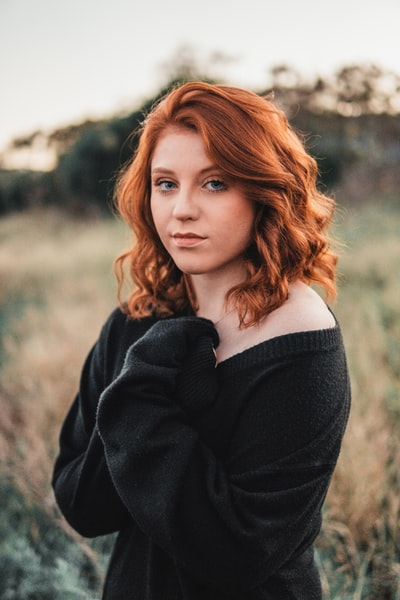
#> input picture people1.jpg, 400 x 600 px, given in place of the camera
$ python opencv_color_detect.py
#> lines starting #> are read from the running program, lines starting #| are printed output that depends on the picture; after the words box and inside, x2 and y2 are one past the last pixel; in counts of white or black regions, pixels touching at a corner belong together
import cv2
import numpy as np

webcam = cv2.VideoCapture(0)
while(1):
    _, imageFrame = webcam.read()
#> imageFrame is the input picture: shape (600, 400, 3); mean B, G, R 98.8, 109.7, 123.7
    hsvFrame = cv2.cvtColor(imageFrame, cv2.COLOR_BGR2HSV)
#> hsvFrame: shape (600, 400, 3); mean H, S, V 47.6, 54.3, 125.4
    red_lower = np.array([136,87,111], np.uint8)
    red_upper = np.array([180,255,255], np.uint8)
    red_mask = cv2.inRange(hsvFrame, red_lower, red_upper)
#> red_mask: shape (600, 400); every value is 0

    green_lower = np.array([25,52,75], np.uint8)
    green_upper = np.array([102,255,255], np.uint8)
    green_mask = cv2.inRange(hsvFrame, green_lower, green_upper)
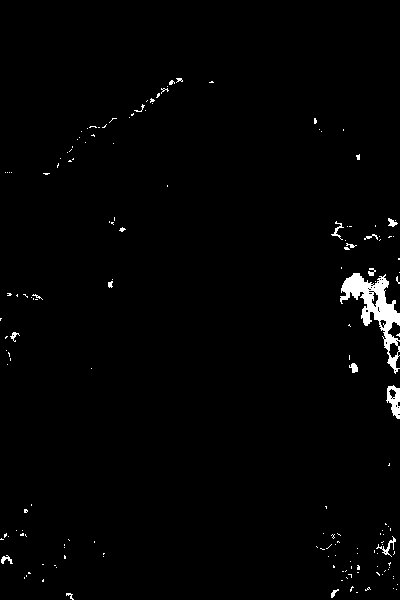
#> green_mask: shape (600, 400); 1.4% white; 166 white regions (150 under 20 px), largest, box (x1, y1, x2, y2) and area: (340, 273, 400, 374) 1910, (386, 385, 400, 419) 273, (376, 536, 396, 557) 93

    blue_lower = np.array([94,80,2], np.uint8)
    blue_upper = np.array([120,255,255], np.uint8)
    blue_mask = cv2.inRange(hsvFrame, blue_lower, blue_upper)
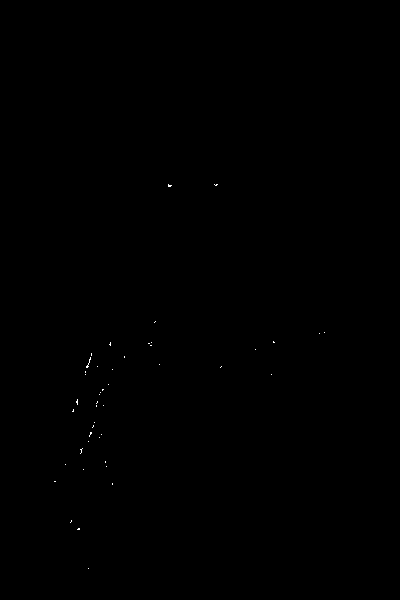
#> blue_mask: shape (600, 400); 0.05% white in thin lines or dots, all inside (x1, y1, x2, y2) = (54, 184, 325, 569)

    kernal = np.ones((5,5), "uint8")
    red_mask = cv2.dilate(red_mask,kernal)
    res_red = cv2.bitwise_and(imageFrame, imageFrame, mask=red_mask)
#> res_red: shape (600, 400, 3); every value is 0

    green_mask = cv2.dilate(green_mask,kernal)
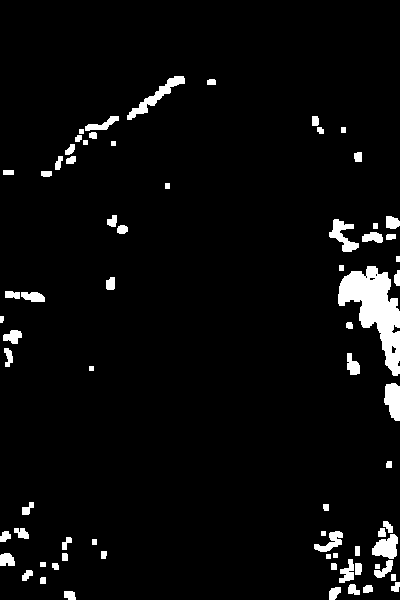
#> green_mask: shape (600, 400); 4.3% white; 72 white regions, largest, box (x1, y1, x2, y2) and area: (338, 266, 400, 376) 3202, (127, 76, 185, 120) 582, (384, 383, 400, 421) 469
    res_green = cv2.bitwise_and(imageFrame, imageFrame, mask=green_mask)
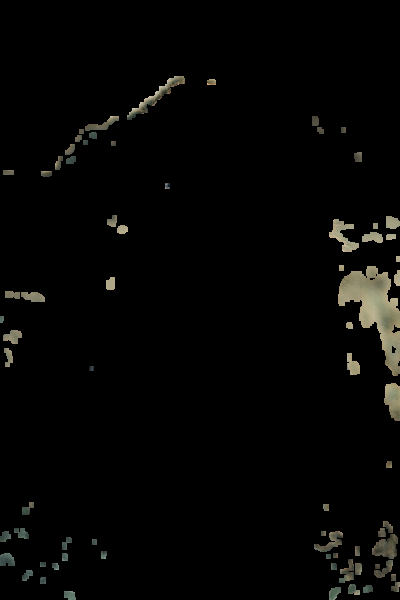
#> res_green: shape (600, 400, 3); mean B, G, R 4.4, 5.4, 5.4

    blue_mask = cv2.dilate(blue_mask,kernal)
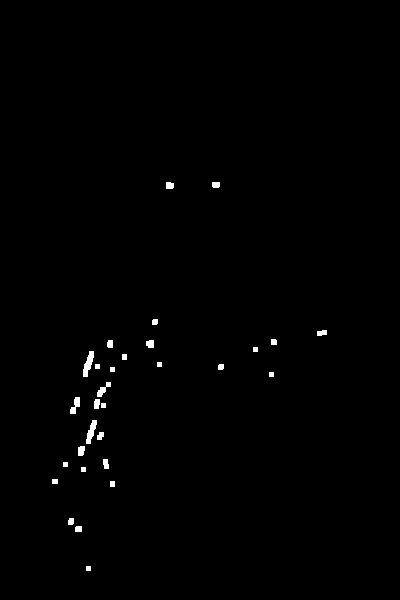
#> blue_mask: shape (600, 400); 0.6% white; 30 white regions
    res_blue = cv2.bitwise_and(imageFrame, imageFrame, mask=blue_mask)

    contours, hierarchy = cv2.findContours(red_mask,cv2.RETR_TREE,cv2.CHAIN_APPROX_SIMPLE)
#> contours = []

    for pic, contour in enumerate(contours):
        area=cv2.contourArea(contour)
        if(area>300):
            x,y,w,h = cv2.boundingRect(contour)
            imageFrame = cv2.rectangle(imageFrame, (x,y),(x+w,y+h),(0,0,255),2)

            cv2.putText(imageFrame, "Red Color", (x,y), cv2.FONT_HERSHEY_SIMPLEX,1.0,(0,0,255))
#> this loop made 0 passes

    # creating contour to track green color
    contours, hierarchy = cv2.findContours(green_mask,cv2.RETR_TREE,cv2.CHAIN_APPROX_SIMPLE)
#> contours = 76 contours, 13 with area under 20; largest, box (x1, y1, x2, y2) and area: (338, 266, 400, 376) 3052, (127, 76, 185, 120) 497, (384, 383, 400, 421) 422, (372, 534, 398, 559) 393, (329, 219, 359, 252) 379

    for pic, contour in enumerate(contours):
        area=cv2.contourArea(contour)
        if(area>300):
            x,y,w,h = cv2.boundingRect(contour)
            imageFrame = cv2.rectangle(imageFrame, (x,y),(x+w,y+h),(0,255, 0),2)

            cv2.putText(imageFrame, "Green Color", (x,y), cv2.FONT_HERSHEY_SIMPLEX,1.0,(0,255, 0))
#> this loop made 76 passes
#> (area, x, y, w, h) on passes 24, 34, 45, 56, 76: (393, 372, 534, 26, 25), (422, 384, 383, 16, 38), (3052, 338, 266, 62, 110), (379, 329, 219, 30, 33), (497, 127, 76, 58, 44)
#> area on passes 1 to 6: 73.5, 97, 54, 76, 49.5, 29.5
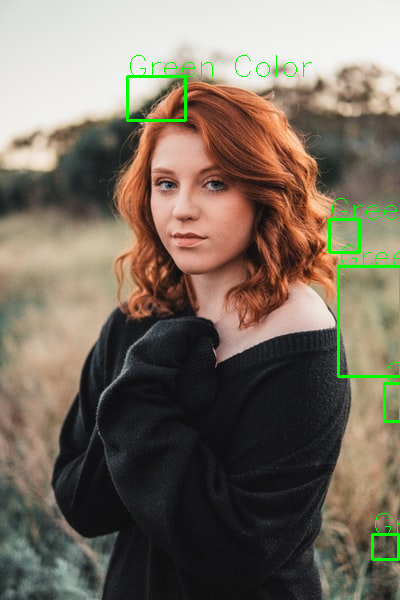
#> imageFrame: shape (600, 400, 3); 1.26% of pixels changed, all inside (x1, y1, x2, y2) = (126, 55, 400, 561)

    contours, hierarchy = cv2.findContours(blue_mask,cv2.RETR_TREE,cv2.CHAIN_APPROX_SIMPLE)
#> contours = 30 contours, 9 with area under 20; largest, box (x1, y1, x2, y2) and area: (83, 351, 94, 377) 124, (86, 420, 97, 444) 108, (70, 397, 80, 414) 72, (97, 382, 111, 397) 64, (78, 446, 85, 456) 48


    for pic, contour in enumerate(contours):
        area=cv2.contourArea(contour)
        if(area>300):
            x,y,w,h = cv2.boundingRect(contour)
            imageFrame = cv2.rectangle(imageFrame, (x,y),(x+w,y+h),(255, 0, 0),2)

            cv2.putText(imageFrame, "Blue Color", (x,y), cv2.FONT_HERSHEY_SIMPLEX,1.0,(255, 0, 0))
#> this loop made 30 passes
#> area on passes 2, 3, 8, 9, 10, 11, 13, 14, 15, 18, 22, 24: 29.5, 28, 37, 47.5, 31, 107.5, 40, 71.5, 64.5, 24, 124.5, 43
#> (contour, area) on passes 4, 5, 21: ([[110, 481], [110, 486], [114, 486], [114, 481]], 20), ([[52, 479], [52, 483], [57, 483], [57, 479]], 20), ([[122, 354], [122, 359], [126, 359], [126, 354]], 20)

    # program termination

    cv2.imshow("Multiple Color Detection in Real time", imageFrame)
    if cv2.waitKey(10) & 0xFF == ord("q"):
#> (key q is pressed here)
        webcam.release()
        cv2.destroyAllWindows()
        break
